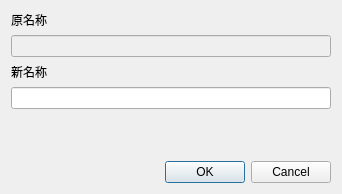
<?xml version="1.0" encoding="UTF-8"?>
<ui version="4.0">
 <class>RenameClassifyDialog</class>
 <widget class="QDialog" name="RenameClassifyDialog">
  <property name="geometry">
   <rect>
    <x>0</x>
    <y>0</y>
    <width>342</width>
    <height>194</height>
   </rect>
  </property>
  <property name="windowTitle">
   <string>重命名分类</string>
  </property>
  <layout class="QVBoxLayout" name="verticalLayout">
   <item>
    <widget class="QLabel" name="oldlabel">
     <property name="text">
      <string>原名称</string>
     </property>
    </widget>
   </item>
   <item>
    <widget class="QLineEdit" name="oldNameLineEdit">
     <property name="enabled">
      <bool>false</bool>
     </property>
    </widget>
   </item>
   <item>
    <widget class="QLabel" name="newlabel">
     <property name="text">
      <string>新名称</string>
     </property>
    </widget>
   </item>
   <item>
    <widget class="QLineEdit" name="newNameLineEdit"/>
   </item>
   <item>
    <spacer name="verticalSpacer">
     <property name="orientation">
      <enum>Qt::Vertical</enum>
     </property>
     <property name="sizeHint" stdset="0">
      <size>
       <width>20</width>
       <height>14</height>
      </size>
     </property>
    </spacer>
   </item>
   <item>
    <widget class="QDialogButtonBox" name="buttonBox">
     <property name="orientation">
      <enum>Qt::Horizontal</enum>
     </property>
     <property name="standardButtons">
      <set>QDialogButtonBox::Cancel|QDialogButtonBox::Ok</set>
     </property>
    </widget>
   </item>
  </layout>
 </widget>
 <resources/>
 <connections>
  <connection>
   <sender>buttonBox</sender>
   <signal>accepted()</signal>
   <receiver>RenameClassifyDialog</receiver>
   <slot>accept()</slot>
   <hints>
    <hint type="sourcelabel">
     <x>248</x>
     <y>254</y>
    </hint>
    <hint type="destinationlabel">
     <x>157</x>
     <y>274</y>
    </hint>
   </hints>
  </connection>
  <connection>
   <sender>buttonBox</sender>
   <signal>rejected()</signal>
   <receiver>RenameClassifyDialog</receiver>
   <slot>reject()</slot>
   <hints>
    <hint type="sourcelabel">
     <x>316</x>
     <y>260</y>
    </hint>
    <hint type="destinationlabel">
     <x>286</x>
     <y>274</y>
    </hint>
   </hints>
  </connection>
 </connections>
</ui>
